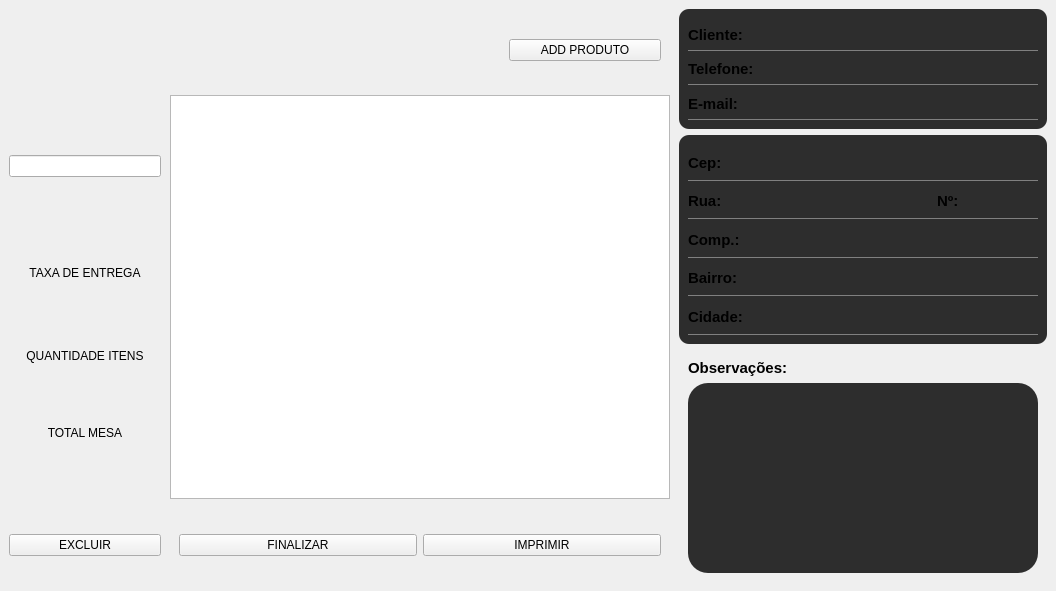
<?xml version="1.0" encoding="UTF-8"?>
<ui version="4.0">
 <class>MainWindow</class>
 <widget class="QMainWindow" name="MainWindow">
  <property name="geometry">
   <rect>
    <x>0</x>
    <y>0</y>
    <width>1056</width>
    <height>590</height>
   </rect>
  </property>
  <property name="minimumSize">
   <size>
    <width>0</width>
    <height>0</height>
   </size>
  </property>
  <property name="maximumSize">
   <size>
    <width>16777215</width>
    <height>590</height>
   </size>
  </property>
  <property name="windowTitle">
   <string>PEDIDOS EM MESA</string>
  </property>
  <property name="styleSheet">
   <string notr="true"/>
  </property>
  <widget class="QWidget" name="centralwidget">
   <property name="minimumSize">
    <size>
     <width>980</width>
     <height>591</height>
    </size>
   </property>
   <property name="maximumSize">
    <size>
     <width>16777215</width>
     <height>590</height>
    </size>
   </property>
   <property name="styleSheet">
    <string notr="true"/>
   </property>
   <layout class="QHBoxLayout" name="horizontalLayout_4">
    <property name="spacing">
     <number>0</number>
    </property>
    <property name="leftMargin">
     <number>0</number>
    </property>
    <property name="topMargin">
     <number>0</number>
    </property>
    <property name="rightMargin">
     <number>0</number>
    </property>
    <property name="bottomMargin">
     <number>0</number>
    </property>
    <item>
     <widget class="QWidget" name="widget_18" native="true">
      <property name="minimumSize">
       <size>
        <width>670</width>
        <height>0</height>
       </size>
      </property>
      <property name="maximumSize">
       <size>
        <width>670</width>
        <height>580</height>
       </size>
      </property>
      <layout class="QVBoxLayout" name="verticalLayout_15">
       <property name="spacing">
        <number>0</number>
       </property>
       <property name="leftMargin">
        <number>0</number>
       </property>
       <property name="topMargin">
        <number>0</number>
       </property>
       <property name="rightMargin">
        <number>0</number>
       </property>
       <property name="bottomMargin">
        <number>0</number>
       </property>
       <item>
        <widget class="QWidget" name="widget" native="true">
         <property name="sizePolicy">
          <sizepolicy hsizetype="Preferred" vsizetype="Preferred">
           <horstretch>0</horstretch>
           <verstretch>0</verstretch>
          </sizepolicy>
         </property>
         <property name="minimumSize">
          <size>
           <width>540</width>
           <height>90</height>
          </size>
         </property>
         <property name="maximumSize">
          <size>
           <width>16777215</width>
           <height>90</height>
          </size>
         </property>
         <property name="styleSheet">
          <string notr="true"/>
         </property>
         <layout class="QHBoxLayout" name="horizontalLayout_3">
          <property name="spacing">
           <number>0</number>
          </property>
          <property name="leftMargin">
           <number>0</number>
          </property>
          <property name="topMargin">
           <number>0</number>
          </property>
          <property name="rightMargin">
           <number>0</number>
          </property>
          <property name="bottomMargin">
           <number>0</number>
          </property>
          <item>
           <widget class="QWidget" name="widget_7" native="true">
            <property name="minimumSize">
             <size>
              <width>380</width>
              <height>0</height>
             </size>
            </property>
            <property name="styleSheet">
             <string notr="true"/>
            </property>
            <layout class="QVBoxLayout" name="verticalLayout_7">
             <item>
              <widget class="QLabel" name="mesa">
               <property name="text">
                <string/>
               </property>
               <property name="alignment">
                <set>Qt::AlignmentFlag::AlignLeading|Qt::AlignmentFlag::AlignLeft|Qt::AlignmentFlag::AlignVCenter</set>
               </property>
              </widget>
             </item>
            </layout>
           </widget>
          </item>
          <item>
           <widget class="QWidget" name="widget_8" native="true">
            <property name="maximumSize">
             <size>
              <width>170</width>
              <height>16777215</height>
             </size>
            </property>
            <property name="styleSheet">
             <string notr="true"/>
            </property>
            <layout class="QVBoxLayout" name="verticalLayout_4">
             <item>
              <widget class="QPushButton" name="btn_adicionar">
               <property name="text">
                <string>ADD PRODUTO</string>
               </property>
              </widget>
             </item>
            </layout>
           </widget>
          </item>
         </layout>
        </widget>
       </item>
       <item>
        <widget class="QWidget" name="widget_2" native="true">
         <property name="styleSheet">
          <string notr="true"/>
         </property>
         <layout class="QHBoxLayout" name="horizontalLayout">
          <property name="spacing">
           <number>0</number>
          </property>
          <property name="leftMargin">
           <number>0</number>
          </property>
          <property name="topMargin">
           <number>0</number>
          </property>
          <property name="rightMargin">
           <number>0</number>
          </property>
          <property name="bottomMargin">
           <number>0</number>
          </property>
          <item>
           <widget class="QWidget" name="widget_3" native="true">
            <property name="minimumSize">
             <size>
              <width>170</width>
              <height>490</height>
             </size>
            </property>
            <property name="maximumSize">
             <size>
              <width>170</width>
              <height>501</height>
             </size>
            </property>
            <property name="styleSheet">
             <string notr="true"/>
            </property>
            <layout class="QVBoxLayout" name="verticalLayout_2">
             <property name="spacing">
              <number>0</number>
             </property>
             <property name="leftMargin">
              <number>0</number>
             </property>
             <property name="topMargin">
              <number>0</number>
             </property>
             <property name="rightMargin">
              <number>0</number>
             </property>
             <property name="bottomMargin">
              <number>0</number>
             </property>
             <item>
              <widget class="QWidget" name="widget_6" native="true">
               <property name="styleSheet">
                <string notr="true"/>
               </property>
               <layout class="QVBoxLayout" name="verticalLayout_6">
                <item>
                 <widget class="QLabel" name="status">
                  <property name="maximumSize">
                   <size>
                    <width>16777215</width>
                    <height>45</height>
                   </size>
                  </property>
                  <property name="text">
                   <string/>
                  </property>
                  <property name="alignment">
                   <set>Qt::AlignmentFlag::AlignCenter</set>
                  </property>
                 </widget>
                </item>
                <item>
                 <widget class="QLineEdit" name="data_criacao"/>
                </item>
                <item>
                 <widget class="QWidget" name="widget_11" native="true">
                  <layout class="QVBoxLayout" name="verticalLayout_13">
                   <property name="spacing">
                    <number>0</number>
                   </property>
                   <property name="leftMargin">
                    <number>0</number>
                   </property>
                   <property name="topMargin">
                    <number>0</number>
                   </property>
                   <property name="rightMargin">
                    <number>0</number>
                   </property>
                   <property name="bottomMargin">
                    <number>0</number>
                   </property>
                   <item>
                    <widget class="QWidget" name="widget_17" native="true">
                     <property name="styleSheet">
                      <string notr="true"/>
                     </property>
                    </widget>
                   </item>
                   <item>
                    <widget class="QWidget" name="widget_16" native="true">
                     <property name="styleSheet">
                      <string notr="true"/>
                     </property>
                     <layout class="QVBoxLayout" name="verticalLayout_14">
                      <property name="spacing">
                       <number>0</number>
                      </property>
                      <property name="leftMargin">
                       <number>0</number>
                      </property>
                      <property name="topMargin">
                       <number>0</number>
                      </property>
                      <property name="rightMargin">
                       <number>0</number>
                      </property>
                      <property name="bottomMargin">
                       <number>0</number>
                      </property>
                      <item>
                       <widget class="QLabel" name="label_3">
                        <property name="maximumSize">
                         <size>
                          <width>16777215</width>
                          <height>25</height>
                         </size>
                        </property>
                        <property name="text">
                         <string>TAXA DE ENTREGA</string>
                        </property>
                        <property name="alignment">
                         <set>Qt::AlignmentFlag::AlignCenter</set>
                        </property>
                       </widget>
                      </item>
                      <item>
                       <widget class="QLabel" name="taxa_entrega">
                        <property name="text">
                         <string/>
                        </property>
                        <property name="alignment">
                         <set>Qt::AlignmentFlag::AlignCenter</set>
                        </property>
                       </widget>
                      </item>
                     </layout>
                    </widget>
                   </item>
                  </layout>
                 </widget>
                </item>
                <item>
                 <widget class="QWidget" name="widget_10" native="true">
                  <property name="styleSheet">
                   <string notr="true"/>
                  </property>
                  <layout class="QVBoxLayout" name="verticalLayout_8">
                   <property name="spacing">
                    <number>0</number>
                   </property>
                   <property name="leftMargin">
                    <number>0</number>
                   </property>
                   <property name="topMargin">
                    <number>0</number>
                   </property>
                   <property name="rightMargin">
                    <number>0</number>
                   </property>
                   <property name="bottomMargin">
                    <number>0</number>
                   </property>
                   <item>
                    <widget class="QWidget" name="widget_12" native="true">
                     <layout class="QVBoxLayout" name="verticalLayout_9">
                      <property name="spacing">
                       <number>0</number>
                      </property>
                      <property name="leftMargin">
                       <number>0</number>
                      </property>
                      <property name="topMargin">
                       <number>0</number>
                      </property>
                      <property name="rightMargin">
                       <number>0</number>
                      </property>
                      <property name="bottomMargin">
                       <number>0</number>
                      </property>
                      <item>
                       <widget class="QLabel" name="label">
                        <property name="maximumSize">
                         <size>
                          <width>16777215</width>
                          <height>25</height>
                         </size>
                        </property>
                        <property name="text">
                         <string>QUANTIDADE ITENS</string>
                        </property>
                        <property name="alignment">
                         <set>Qt::AlignmentFlag::AlignCenter</set>
                        </property>
                       </widget>
                      </item>
                      <item>
                       <widget class="QWidget" name="widget_14" native="true">
                        <layout class="QVBoxLayout" name="verticalLayout_11">
                         <property name="spacing">
                          <number>0</number>
                         </property>
                         <property name="leftMargin">
                          <number>0</number>
                         </property>
                         <property name="topMargin">
                          <number>0</number>
                         </property>
                         <property name="rightMargin">
                          <number>0</number>
                         </property>
                         <property name="bottomMargin">
                          <number>0</number>
                         </property>
                         <item>
                          <widget class="QLabel" name="quantidade_itens_mesa">
                           <property name="text">
                            <string/>
                           </property>
                           <property name="alignment">
                            <set>Qt::AlignmentFlag::AlignCenter</set>
                           </property>
                          </widget>
                         </item>
                        </layout>
                       </widget>
                      </item>
                     </layout>
                    </widget>
                   </item>
                   <item>
                    <widget class="QWidget" name="widget_13" native="true">
                     <layout class="QVBoxLayout" name="verticalLayout_10">
                      <property name="spacing">
                       <number>0</number>
                      </property>
                      <property name="leftMargin">
                       <number>0</number>
                      </property>
                      <property name="topMargin">
                       <number>0</number>
                      </property>
                      <property name="rightMargin">
                       <number>0</number>
                      </property>
                      <property name="bottomMargin">
                       <number>0</number>
                      </property>
                      <item>
                       <widget class="QLabel" name="label_2">
                        <property name="maximumSize">
                         <size>
                          <width>16777215</width>
                          <height>25</height>
                         </size>
                        </property>
                        <property name="text">
                         <string>TOTAL MESA</string>
                        </property>
                        <property name="alignment">
                         <set>Qt::AlignmentFlag::AlignCenter</set>
                        </property>
                       </widget>
                      </item>
                      <item>
                       <widget class="QWidget" name="widget_15" native="true">
                        <layout class="QVBoxLayout" name="verticalLayout_12">
                         <property name="spacing">
                          <number>0</number>
                         </property>
                         <property name="leftMargin">
                          <number>0</number>
                         </property>
                         <property name="topMargin">
                          <number>0</number>
                         </property>
                         <property name="rightMargin">
                          <number>0</number>
                         </property>
                         <property name="bottomMargin">
                          <number>0</number>
                         </property>
                         <item>
                          <widget class="QLabel" name="valor_total_mesa">
                           <property name="text">
                            <string/>
                           </property>
                           <property name="alignment">
                            <set>Qt::AlignmentFlag::AlignCenter</set>
                           </property>
                          </widget>
                         </item>
                        </layout>
                       </widget>
                      </item>
                     </layout>
                    </widget>
                   </item>
                  </layout>
                 </widget>
                </item>
               </layout>
              </widget>
             </item>
             <item>
              <widget class="QWidget" name="widget_5" native="true">
               <property name="minimumSize">
                <size>
                 <width>0</width>
                 <height>80</height>
                </size>
               </property>
               <property name="maximumSize">
                <size>
                 <width>16777215</width>
                 <height>80</height>
                </size>
               </property>
               <property name="styleSheet">
                <string notr="true"/>
               </property>
               <layout class="QVBoxLayout" name="verticalLayout_3">
                <item>
                 <widget class="QPushButton" name="btn_excluir">
                  <property name="text">
                   <string>EXCLUIR</string>
                  </property>
                 </widget>
                </item>
               </layout>
              </widget>
             </item>
            </layout>
           </widget>
          </item>
          <item>
           <widget class="QWidget" name="widget_4" native="true">
            <property name="maximumSize">
             <size>
              <width>16777215</width>
              <height>501</height>
             </size>
            </property>
            <property name="styleSheet">
             <string notr="true"/>
            </property>
            <layout class="QVBoxLayout" name="verticalLayout_5">
             <property name="leftMargin">
              <number>0</number>
             </property>
             <property name="topMargin">
              <number>0</number>
             </property>
             <property name="rightMargin">
              <number>0</number>
             </property>
             <property name="bottomMargin">
              <number>0</number>
             </property>
             <item>
              <widget class="QTableWidget" name="tableWidget">
               <property name="maximumSize">
                <size>
                 <width>16777215</width>
                 <height>415</height>
                </size>
               </property>
               <property name="styleSheet">
                <string notr="true"/>
               </property>
              </widget>
             </item>
             <item>
              <widget class="QWidget" name="widget_9" native="true">
               <property name="minimumSize">
                <size>
                 <width>0</width>
                 <height>80</height>
                </size>
               </property>
               <property name="styleSheet">
                <string notr="true"/>
               </property>
               <layout class="QHBoxLayout" name="horizontalLayout_2">
                <item>
                 <widget class="QPushButton" name="btn_finalizar">
                  <property name="text">
                   <string>FINALIZAR</string>
                  </property>
                 </widget>
                </item>
                <item>
                 <widget class="QPushButton" name="btn_imprimir">
                  <property name="text">
                   <string>IMPRIMIR</string>
                  </property>
                 </widget>
                </item>
               </layout>
              </widget>
             </item>
            </layout>
           </widget>
          </item>
         </layout>
        </widget>
       </item>
      </layout>
     </widget>
    </item>
    <item>
     <widget class="QWidget" name="widget_19" native="true">
      <property name="maximumSize">
       <size>
        <width>16777215</width>
        <height>16777215</height>
       </size>
      </property>
      <layout class="QVBoxLayout" name="verticalLayout">
       <property name="leftMargin">
        <number>9</number>
       </property>
       <property name="topMargin">
        <number>9</number>
       </property>
       <item>
        <widget class="QWidget" name="widget_20" native="true">
         <property name="maximumSize">
          <size>
           <width>16777215</width>
           <height>120</height>
          </size>
         </property>
         <property name="styleSheet">
          <string notr="true">#widget_20 {
	background-color: #2d2d2d;
	border-radius: 10px;
	padding: 5px;
}

#widget_23 {
	border-bottom: 1px solid grey;
}

#widget_24 {
	border-bottom: 1px solid grey;
}

#widget_25 {
	border-bottom: 1px solid grey;
}</string>
         </property>
         <layout class="QVBoxLayout" name="verticalLayout_16">
          <property name="spacing">
           <number>2</number>
          </property>
          <property name="leftMargin">
           <number>9</number>
          </property>
          <property name="rightMargin">
           <number>9</number>
          </property>
          <item>
           <widget class="QWidget" name="widget_23" native="true">
            <property name="styleSheet">
             <string notr="true"/>
            </property>
            <layout class="QHBoxLayout" name="horizontalLayout_5">
             <property name="spacing">
              <number>9</number>
             </property>
             <property name="leftMargin">
              <number>0</number>
             </property>
             <property name="topMargin">
              <number>0</number>
             </property>
             <property name="rightMargin">
              <number>0</number>
             </property>
             <property name="bottomMargin">
              <number>0</number>
             </property>
             <item>
              <widget class="QLabel" name="label_4">
               <property name="sizePolicy">
                <sizepolicy hsizetype="Fixed" vsizetype="Preferred">
                 <horstretch>0</horstretch>
                 <verstretch>0</verstretch>
                </sizepolicy>
               </property>
               <property name="font">
                <font>
                 <pointsize>11</pointsize>
                 <bold>true</bold>
                </font>
               </property>
               <property name="text">
                <string>Cliente:</string>
               </property>
              </widget>
             </item>
             <item>
              <widget class="QLabel" name="label_cliente">
               <property name="styleSheet">
                <string notr="true"/>
               </property>
               <property name="text">
                <string/>
               </property>
               <property name="alignment">
                <set>Qt::AlignmentFlag::AlignCenter</set>
               </property>
              </widget>
             </item>
            </layout>
           </widget>
          </item>
          <item>
           <widget class="QWidget" name="widget_24" native="true">
            <property name="styleSheet">
             <string notr="true"/>
            </property>
            <layout class="QHBoxLayout" name="horizontalLayout_6">
             <property name="spacing">
              <number>9</number>
             </property>
             <property name="leftMargin">
              <number>0</number>
             </property>
             <property name="topMargin">
              <number>0</number>
             </property>
             <property name="rightMargin">
              <number>0</number>
             </property>
             <property name="bottomMargin">
              <number>0</number>
             </property>
             <item>
              <widget class="QLabel" name="label_5">
               <property name="sizePolicy">
                <sizepolicy hsizetype="Fixed" vsizetype="Preferred">
                 <horstretch>0</horstretch>
                 <verstretch>0</verstretch>
                </sizepolicy>
               </property>
               <property name="font">
                <font>
                 <pointsize>11</pointsize>
                 <bold>true</bold>
                </font>
               </property>
               <property name="text">
                <string>Telefone:</string>
               </property>
              </widget>
             </item>
             <item>
              <widget class="QLabel" name="label_telefone">
               <property name="text">
                <string/>
               </property>
               <property name="alignment">
                <set>Qt::AlignmentFlag::AlignCenter</set>
               </property>
              </widget>
             </item>
            </layout>
           </widget>
          </item>
          <item>
           <widget class="QWidget" name="widget_25" native="true">
            <property name="styleSheet">
             <string notr="true"/>
            </property>
            <layout class="QHBoxLayout" name="horizontalLayout_7">
             <property name="spacing">
              <number>9</number>
             </property>
             <property name="leftMargin">
              <number>0</number>
             </property>
             <property name="topMargin">
              <number>0</number>
             </property>
             <property name="rightMargin">
              <number>0</number>
             </property>
             <property name="bottomMargin">
              <number>0</number>
             </property>
             <item>
              <widget class="QLabel" name="label_6">
               <property name="sizePolicy">
                <sizepolicy hsizetype="Fixed" vsizetype="Preferred">
                 <horstretch>0</horstretch>
                 <verstretch>0</verstretch>
                </sizepolicy>
               </property>
               <property name="font">
                <font>
                 <pointsize>11</pointsize>
                 <bold>true</bold>
                </font>
               </property>
               <property name="frameShape">
                <enum>QFrame::Shape::NoFrame</enum>
               </property>
               <property name="text">
                <string>E-mail:</string>
               </property>
              </widget>
             </item>
             <item>
              <widget class="QLabel" name="label_email">
               <property name="text">
                <string/>
               </property>
               <property name="alignment">
                <set>Qt::AlignmentFlag::AlignCenter</set>
               </property>
              </widget>
             </item>
            </layout>
           </widget>
          </item>
         </layout>
        </widget>
       </item>
       <item>
        <widget class="QWidget" name="widget_21" native="true">
         <property name="maximumSize">
          <size>
           <width>16777215</width>
           <height>220</height>
          </size>
         </property>
         <property name="font">
          <font>
           <fontweight>Thin</fontweight>
          </font>
         </property>
         <property name="styleSheet">
          <string notr="true">#widget_21 {
	background-color: #2d2d2d;
	border-radius: 10px;
	padding: 5px;
}

#widget_26 {
	border-bottom: 1px solid grey;
}

#widget_27 {
	border-bottom: 1px solid grey;
}

#widget_28 {
	border-bottom: 1px solid grey;
}

#widget_29 {
	border-bottom: 1px solid grey;
}

#widget_30 {
	border-bottom: 1px solid grey;
}</string>
         </property>
         <layout class="QVBoxLayout" name="verticalLayout_17">
          <property name="spacing">
           <number>2</number>
          </property>
          <item>
           <widget class="QWidget" name="widget_26" native="true">
            <property name="styleSheet">
             <string notr="true"/>
            </property>
            <layout class="QHBoxLayout" name="horizontalLayout_8">
             <property name="spacing">
              <number>9</number>
             </property>
             <property name="leftMargin">
              <number>0</number>
             </property>
             <property name="topMargin">
              <number>0</number>
             </property>
             <property name="rightMargin">
              <number>0</number>
             </property>
             <property name="bottomMargin">
              <number>0</number>
             </property>
             <item>
              <widget class="QLabel" name="label_7">
               <property name="sizePolicy">
                <sizepolicy hsizetype="Fixed" vsizetype="Preferred">
                 <horstretch>0</horstretch>
                 <verstretch>0</verstretch>
                </sizepolicy>
               </property>
               <property name="font">
                <font>
                 <pointsize>11</pointsize>
                 <bold>true</bold>
                </font>
               </property>
               <property name="frameShape">
                <enum>QFrame::Shape::NoFrame</enum>
               </property>
               <property name="text">
                <string>Cep:</string>
               </property>
              </widget>
             </item>
             <item>
              <widget class="QLabel" name="label_cep">
               <property name="text">
                <string/>
               </property>
               <property name="alignment">
                <set>Qt::AlignmentFlag::AlignCenter</set>
               </property>
              </widget>
             </item>
            </layout>
           </widget>
          </item>
          <item>
           <widget class="QWidget" name="widget_27" native="true">
            <property name="font">
             <font>
              <bold>false</bold>
             </font>
            </property>
            <property name="styleSheet">
             <string notr="true"/>
            </property>
            <layout class="QHBoxLayout" name="horizontalLayout_9">
             <property name="spacing">
              <number>9</number>
             </property>
             <property name="leftMargin">
              <number>0</number>
             </property>
             <property name="topMargin">
              <number>0</number>
             </property>
             <property name="rightMargin">
              <number>0</number>
             </property>
             <property name="bottomMargin">
              <number>0</number>
             </property>
             <item>
              <widget class="QLabel" name="label_8">
               <property name="sizePolicy">
                <sizepolicy hsizetype="Fixed" vsizetype="Preferred">
                 <horstretch>0</horstretch>
                 <verstretch>0</verstretch>
                </sizepolicy>
               </property>
               <property name="font">
                <font>
                 <pointsize>11</pointsize>
                 <bold>true</bold>
                </font>
               </property>
               <property name="frameShape">
                <enum>QFrame::Shape::NoFrame</enum>
               </property>
               <property name="text">
                <string>Rua:</string>
               </property>
              </widget>
             </item>
             <item>
              <widget class="QLabel" name="label_rua">
               <property name="text">
                <string/>
               </property>
               <property name="alignment">
                <set>Qt::AlignmentFlag::AlignCenter</set>
               </property>
              </widget>
             </item>
             <item>
              <widget class="QLabel" name="label_12">
               <property name="sizePolicy">
                <sizepolicy hsizetype="Fixed" vsizetype="Preferred">
                 <horstretch>0</horstretch>
                 <verstretch>0</verstretch>
                </sizepolicy>
               </property>
               <property name="font">
                <font>
                 <pointsize>11</pointsize>
                 <bold>true</bold>
                </font>
               </property>
               <property name="text">
                <string>Nº:</string>
               </property>
              </widget>
             </item>
             <item>
              <widget class="QLabel" name="label_numero">
               <property name="maximumSize">
                <size>
                 <width>70</width>
                 <height>16777215</height>
                </size>
               </property>
               <property name="text">
                <string/>
               </property>
               <property name="alignment">
                <set>Qt::AlignmentFlag::AlignCenter</set>
               </property>
              </widget>
             </item>
            </layout>
           </widget>
          </item>
          <item>
           <widget class="QWidget" name="widget_28" native="true">
            <property name="styleSheet">
             <string notr="true"/>
            </property>
            <layout class="QHBoxLayout" name="horizontalLayout_10">
             <property name="spacing">
              <number>9</number>
             </property>
             <property name="leftMargin">
              <number>0</number>
             </property>
             <property name="topMargin">
              <number>0</number>
             </property>
             <property name="rightMargin">
              <number>0</number>
             </property>
             <property name="bottomMargin">
              <number>0</number>
             </property>
             <item>
              <widget class="QLabel" name="label_9">
               <property name="sizePolicy">
                <sizepolicy hsizetype="Fixed" vsizetype="Preferred">
                 <horstretch>0</horstretch>
                 <verstretch>0</verstretch>
                </sizepolicy>
               </property>
               <property name="font">
                <font>
                 <pointsize>11</pointsize>
                 <bold>true</bold>
                </font>
               </property>
               <property name="frameShape">
                <enum>QFrame::Shape::NoFrame</enum>
               </property>
               <property name="text">
                <string>Comp.:</string>
               </property>
              </widget>
             </item>
             <item>
              <widget class="QLabel" name="label_complemento">
               <property name="text">
                <string/>
               </property>
               <property name="alignment">
                <set>Qt::AlignmentFlag::AlignCenter</set>
               </property>
              </widget>
             </item>
            </layout>
           </widget>
          </item>
          <item>
           <widget class="QWidget" name="widget_29" native="true">
            <property name="styleSheet">
             <string notr="true"/>
            </property>
            <layout class="QHBoxLayout" name="horizontalLayout_11">
             <property name="spacing">
              <number>9</number>
             </property>
             <property name="leftMargin">
              <number>0</number>
             </property>
             <property name="topMargin">
              <number>0</number>
             </property>
             <property name="rightMargin">
              <number>0</number>
             </property>
             <property name="bottomMargin">
              <number>0</number>
             </property>
             <item>
              <widget class="QLabel" name="label_10">
               <property name="sizePolicy">
                <sizepolicy hsizetype="Fixed" vsizetype="Preferred">
                 <horstretch>0</horstretch>
                 <verstretch>0</verstretch>
                </sizepolicy>
               </property>
               <property name="font">
                <font>
                 <pointsize>11</pointsize>
                 <bold>true</bold>
                </font>
               </property>
               <property name="frameShape">
                <enum>QFrame::Shape::NoFrame</enum>
               </property>
               <property name="text">
                <string>Bairro:</string>
               </property>
              </widget>
             </item>
             <item>
              <widget class="QLabel" name="label_bairro">
               <property name="text">
                <string/>
               </property>
               <property name="alignment">
                <set>Qt::AlignmentFlag::AlignCenter</set>
               </property>
              </widget>
             </item>
            </layout>
           </widget>
          </item>
          <item>
           <widget class="QWidget" name="widget_30" native="true">
            <property name="styleSheet">
             <string notr="true"/>
            </property>
            <layout class="QHBoxLayout" name="horizontalLayout_12">
             <property name="leftMargin">
              <number>0</number>
             </property>
             <property name="topMargin">
              <number>0</number>
             </property>
             <property name="rightMargin">
              <number>0</number>
             </property>
             <property name="bottomMargin">
              <number>0</number>
             </property>
             <item>
              <widget class="QLabel" name="label_11">
               <property name="sizePolicy">
                <sizepolicy hsizetype="Fixed" vsizetype="Preferred">
                 <horstretch>0</horstretch>
                 <verstretch>0</verstretch>
                </sizepolicy>
               </property>
               <property name="font">
                <font>
                 <pointsize>11</pointsize>
                 <bold>true</bold>
                </font>
               </property>
               <property name="frameShape">
                <enum>QFrame::Shape::NoFrame</enum>
               </property>
               <property name="text">
                <string>Cidade:</string>
               </property>
              </widget>
             </item>
             <item>
              <widget class="QLabel" name="label_cidade">
               <property name="text">
                <string/>
               </property>
               <property name="alignment">
                <set>Qt::AlignmentFlag::AlignCenter</set>
               </property>
              </widget>
             </item>
            </layout>
           </widget>
          </item>
         </layout>
        </widget>
       </item>
       <item>
        <widget class="QWidget" name="widget_22" native="true">
         <property name="maximumSize">
          <size>
           <width>16777215</width>
           <height>232</height>
          </size>
         </property>
         <property name="styleSheet">
          <string notr="true"/>
         </property>
         <layout class="QVBoxLayout" name="verticalLayout_18">
          <item>
           <widget class="QLabel" name="label_13">
            <property name="sizePolicy">
             <sizepolicy hsizetype="Fixed" vsizetype="Preferred">
              <horstretch>0</horstretch>
              <verstretch>0</verstretch>
             </sizepolicy>
            </property>
            <property name="font">
             <font>
              <pointsize>11</pointsize>
              <bold>true</bold>
             </font>
            </property>
            <property name="text">
             <string>Observações:</string>
            </property>
           </widget>
          </item>
          <item>
           <widget class="QPlainTextEdit" name="plainTextEdit">
            <property name="sizePolicy">
             <sizepolicy hsizetype="Minimum" vsizetype="Expanding">
              <horstretch>0</horstretch>
              <verstretch>0</verstretch>
             </sizepolicy>
            </property>
            <property name="styleSheet">
             <string notr="true">border-radius: 20px;
padding: 10px;
background-color: #2d2d2d;</string>
            </property>
           </widget>
          </item>
         </layout>
        </widget>
       </item>
      </layout>
     </widget>
    </item>
   </layout>
  </widget>
 </widget>
 <resources/>
 <connections/>
</ui>
